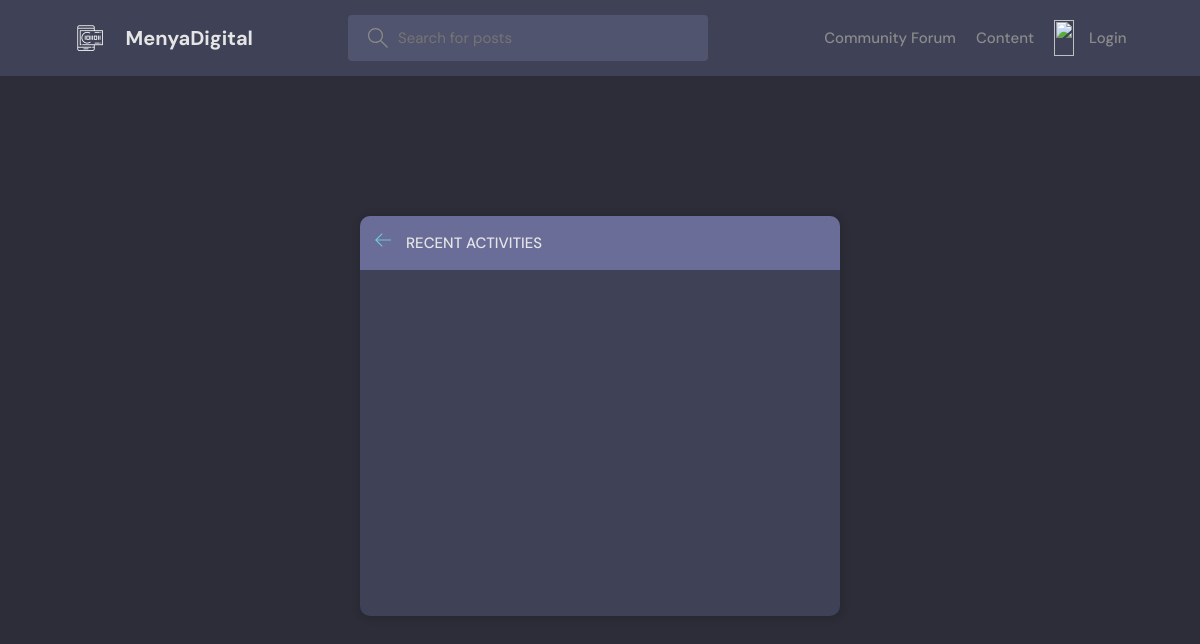
The page /activity/ on the database as committed earlier.
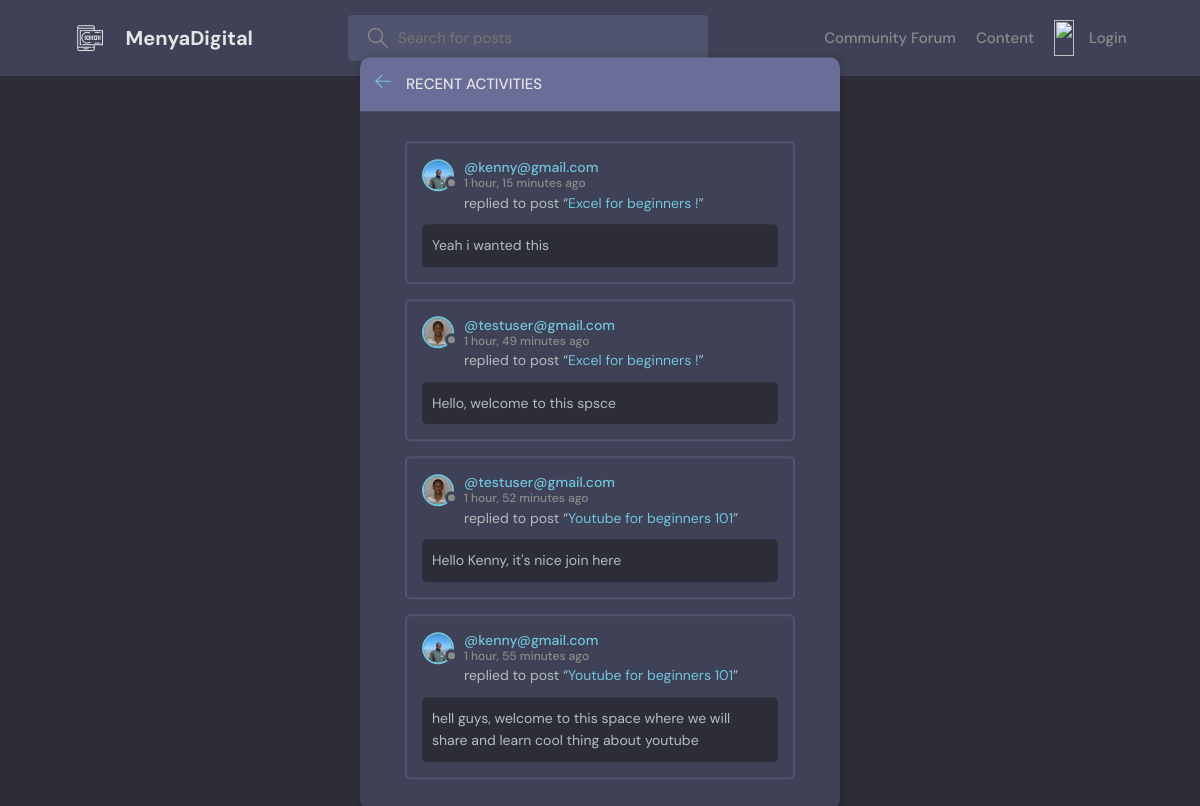
The same page on the database as committed later.
### menyaApp/models.py (models this page shows, shortened)
class Message(models.Model):
    user = models.ForeignKey(User, on_delete=models.CASCADE)
    room = models.ForeignKey(Room, on_delete=models.CASCADE)
    body = models.TextField()
    updated = models.DateTimeField(auto_now=True)
    created = models.DateTimeField(auto_now_add=True)
    class Meta:
        ordering = ["-updated", "-created"]

class User(AbstractUser):
    username = models.CharField(max_length=150, unique=True, null=True, blank=True)
    name = models.CharField(max_length=200, null=True)
    email = models.EmailField(unique=True, null=True)
    bio = models.TextField(null=True)
    avatar = models.ImageField(null=True, default="avatar.svg")
    USERNAME_FIELD = "email"
    REQUIRED_FIELDS = ["username"]

class Room(models.Model):
    host = models.ForeignKey(User, on_delete=models.SET_NULL, null=True)
    topic = models.ForeignKey(Topic, on_delete=models.SET_NULL, null=True)
    name = models.CharField(max_length=200)
    description = models.TextField(null=True, blank=True)
    participants = models.ManyToManyField(User, related_name="participants", blank=True)
    updated = models.DateTimeField(auto_now=True)
    created = models.DateTimeField(auto_now_add=True)
    class Meta:
        ordering = ["-updated", "-created"]
    def __str__(self):
        return self.name

### menyaApp/views.py (the view)
# urls.py: path("activity/", views.activityPage, name="activity"),
def activityPage(request):
    room_messages = Message.objects.all()
    return render(request, "base/activity.html", {"room_messages": room_messages})

### menyaApp/templates/base/activity.html (shortened to what this page needs)
{% extends 'main.html' %} {% block content %}
<main class="layout">
  <div class="container">
    <div class="layout__box">
      <div class="layout__boxHeader">
        <div class="layout__boxTitle">
          <a href="{% url 'home' %}">
            <svg
              version="1.1"
              xmlns="http://www.w3.org/2000/svg"
              width="32"
              height="32"
              viewBox="0 0 32 32"
            >
              <title>arrow-left</title>
              <path
                d="M13.723 2.286l-13.723 13.714 13.719 13.714 1.616-1.611-10.96-10.96h27.625v-2.286h-27.625l10.965-10.965-1.616-1.607z"
              ></path>
            </svg>
          </a>
          <h3>Recent Activities</h3>
        </div>
      </div>
      <div class="activities-page layout__body">
        {% for message in room_messages %}
        <div class="activities__box">
          <div class="activities__boxHeader roomListRoom__header">
            <a
              href="{% url 'user-profile' message.user.id %}"
              class="roomListRoom__author"
            >
              <div class="avatar avatar--small">
                <img src="{{message.user.avatar.url}}" />
              </div>
              <p>
                @{{message.user}}
                <span>{{message.created|timesince}} ago</span>
              </p>
            </a>
          </div>
          <div class="activities__boxContent">
            <p>
              replied to post “<a href="{% url 'room' message.room.id %}"
                >{{message.room}}</a
              >”
            </p>
            <div class="activities__boxRoomContent">{{message.body}}</div>
          </div>
        </div>
        {% endfor %}
      </div>
    </div>
  </div>
</main>
{% endblock content %}

### templates/main.html (shortened to what this page needs)
<!DOCTYPE html>
{% load static %}
<html lang="en">
  <head>
    <link rel="stylesheet" href="{% static 'styles/style.css' %}" />
  </head>
  <body>
    {% include 'navbar.html' %}  {% block content %} {% endblock %}
  </body>
</html>

### templates/navbar.html (shortened to what this page needs)
{% load static %}
<header class="header header--loggedIn">
  <div class="container">
    <a href="{% url 'home' %}" class="header__logo">
      <img src="{% static 'images/logo1.png' %}" />
      <h1>MenyaDigital</h1>
    </a>
    <form class="header__search" method="GET" action="{% url 'home' %}">
      <label>
        <input name="q" placeholder="Search for posts" />
      </label>
    </form>
    <nav class="header__menu">
      <a href="{% url 'home' %}">Community Forum</a>
      <a href="{% url 'video_post_list' %}">Content</a>
      {% if request.user.is_authenticated %}
      <div class="header__user">
        <a href="{% url 'update-user' %}">
          <div class="avatar avatar--medium active">
            <img src="{{request.user.avatar.url}}" />
          </div>
          <p>
            {{request.user.username}} <span>@{{request.user.username}}</span>
          </p>
        </a>
        <button class="dropdown-button">
          <svg
            version="1.1"
            xmlns="http://www.w3.org/2000/svg"
            width="32"
            height="32"
            viewBox="0 0 32 32"
          >
            <title>chevron-down</title>
            <path d="M16 21l-13-13h-3l16 16 16-16h-3l-13 13z"></path>
          </svg>
        </button>
      </div>
      {% else %}
      <a href="{% url 'login' %}">
        <img src="{% static 'images/avatar.svg' %}" />
        <p>Login</p>
      </a>
      {% endif %}
    </nav>
  </div>
</header>

### static/styles/style.css (style rules this page uses)
:root { --color-main: #71c6dd; --color-main-light: #e1f6fb; --color-dark: #3f4156; --color-dark-medium: #51546e; --color-dark-light: #696d97; --color-light: #e5e5e5; --color-gray: #8b8b8b; --color-light-gray: #b2bdbd; --color-bg: #2d2d39; --color-success: #5dd693; --color-error: #fc4b0b; }
* { font-family: "DM Sans", -apple-system, BlinkMacSystemFont, "Segoe UI", Roboto, Oxygen, Ubuntu, Cantarell, "Open Sans", "Helvetica Neue", sans-serif; margin: 0; padding: 0; box-sizing: border-box; text-rendering: optimizeLegibility; font-size: inherit; }
html { font-size: 56.25%; }
@media only screen and (min-width: 1200px) { html { font-size: 62.5%; } }
body { line-height: 1.6; font-weight: 400; font-size: 1.5rem; color: var(--color-light-gray); background-color: var(--color-bg); min-height: 100vh; }
img { width: 100%; }
a { display: inline-block; color: var(--color-main); text-decoration: none; }
.container { max-width: 120rem; width: 90%; margin: auto; }
.avatar { position: relative; display: inline-block; border-radius: 50%; border: 2px solid var(--color-main); }
.avatar img { display: block; border-radius: 50%; object-fit: cover; object-position: center; }
.avatar::after { content: ""; display: block; position: absolute; background-color: var(--color-gray); z-index: 111; border-radius: 50%; border: 0.3rem solid var(--color-dark); }
.avatar.avatar--small img { width: 2.8rem; height: 2.8rem; }
.avatar.avatar--small:after { width: 0.7rem; height: 0.7rem; bottom: 0px; right: -6px; }
.header { padding: 1.5rem; background-color: var(--color-dark); }
.header > .container { display: flex; gap: 9.5rem; }
.header__logo, .header__user { display: flex; gap: 2rem; align-items: center; }
.header__logo > img { height: 3.2rem; width: 3.2rem; }
.header__logo > h1 { font-weight: 700; font-size: 2rem; color: var(--color-light); }
.header__search > label { background-color: var(--color-dark-medium); padding: 1.3rem 1rem; display: flex; align-items: center; gap: 1rem; border-radius: 4px; }
.header__search svg { fill: var(--color-gray); width: 2rem; height: 2rem; margin-left: 1rem; }
.header__search input { width: 30rem; background: transparent; border: none; outline: none; color: var(--color-light); }
.header__menu { margin-left: auto; position: relative; display: flex; gap: 20px; }
.header__menu a { display: flex; flex-direction: row; gap: 1.5rem; align-items: center; font-weight: 500; text-decoration: none; color: var(--color-gray); }
.header__menu img { height: 3.6rem; }
.header__menu p { line-height: 1.2; }
.layout { margin-top: 2.4rem; }
.layout > .container { display: flex; justify-content: space-between; align-items: flex-start; }
.layout__box { width: 90%; max-width: 48rem; min-height: 40rem; position: absolute; top: 50%; left: 50%; transform: translate(-50%, -46%); background-color: var(--color-dark); border-radius: 1rem; box-shadow: 1px 1px 6px 3px rgba(0, 0, 0, 0.1); overflow: hidden; }
.layout__boxHeader { display: flex; padding: 1.5rem; background-color: var(--color-dark-light); }
.layout__boxTitle { display: flex; gap: 1.5rem; align-items: center; }
.layout__boxTitle h3 { text-transform: uppercase; font-weight: 500; color: var(--color-light); }
.layout__boxTitle svg { width: 1.6rem; height: 1.6rem; fill: var(--color-main); }
.layout__body { margin: 3rem; }
.roomListRoom__header { display: flex; justify-content: space-between; align-items: center; }
.roomListRoom__author { font-weight: 500; display: flex; align-items: center; gap: 1rem; }
.activities__box { margin: 1.5rem; padding: 1.5rem; border: 2px solid var(--color-dark-medium); border-radius: 5px; }
.activities__boxHeader p { font-size: 1.4rem; line-height: 1.3; }
.activities__boxHeader p span { color: var(--color-gray); font-size: 1.2rem; display: block; }
.activities__boxContent { margin-left: 4.2rem; }
.activities__boxContent { font-size: 1.4rem; }
.activities__boxRoomContent { background: var(--color-bg); padding: 1rem; border-radius: 5px; margin-top: 1rem; margin-left: -4.2rem; }

Rows that differ between the two databases and show on the page:
added Message: user.avatar (picture), user "kenny@gmail.com", created "1 hour, 15 minutes", room "Excel for beginners !", body "Yeah i wanted this"
added Message: user.avatar (picture), user "testuser@gmail.com", created "1 hour, 49 minutes", room "Excel for beginners !", body "Hello, welcome to this spsce"
added Message: user.avatar (picture), user "testuser@gmail.com", created "1 hour, 52 minutes", room "Youtube for beginners 101", body "Hello Kenny, it's nice join here"
added Message: user.avatar (picture), user "kenny@gmail.com", created "1 hour, 55 minutes", room "Youtube for beginners 101", body "hell guys, welcome to this space where we will share and learn cool thing about youtube"
